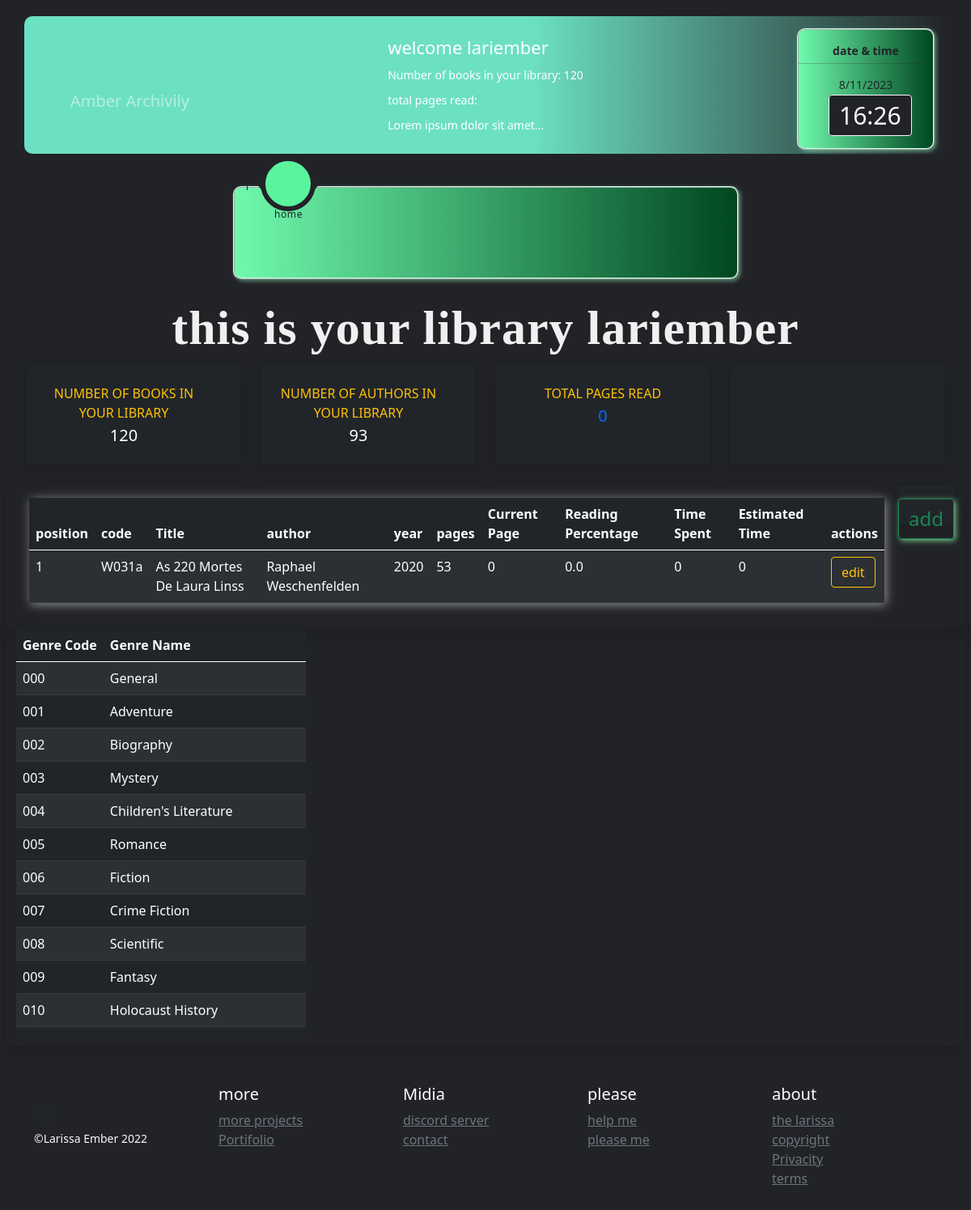
/about_your_library (signed in), run on an earlier commit of the app's database.
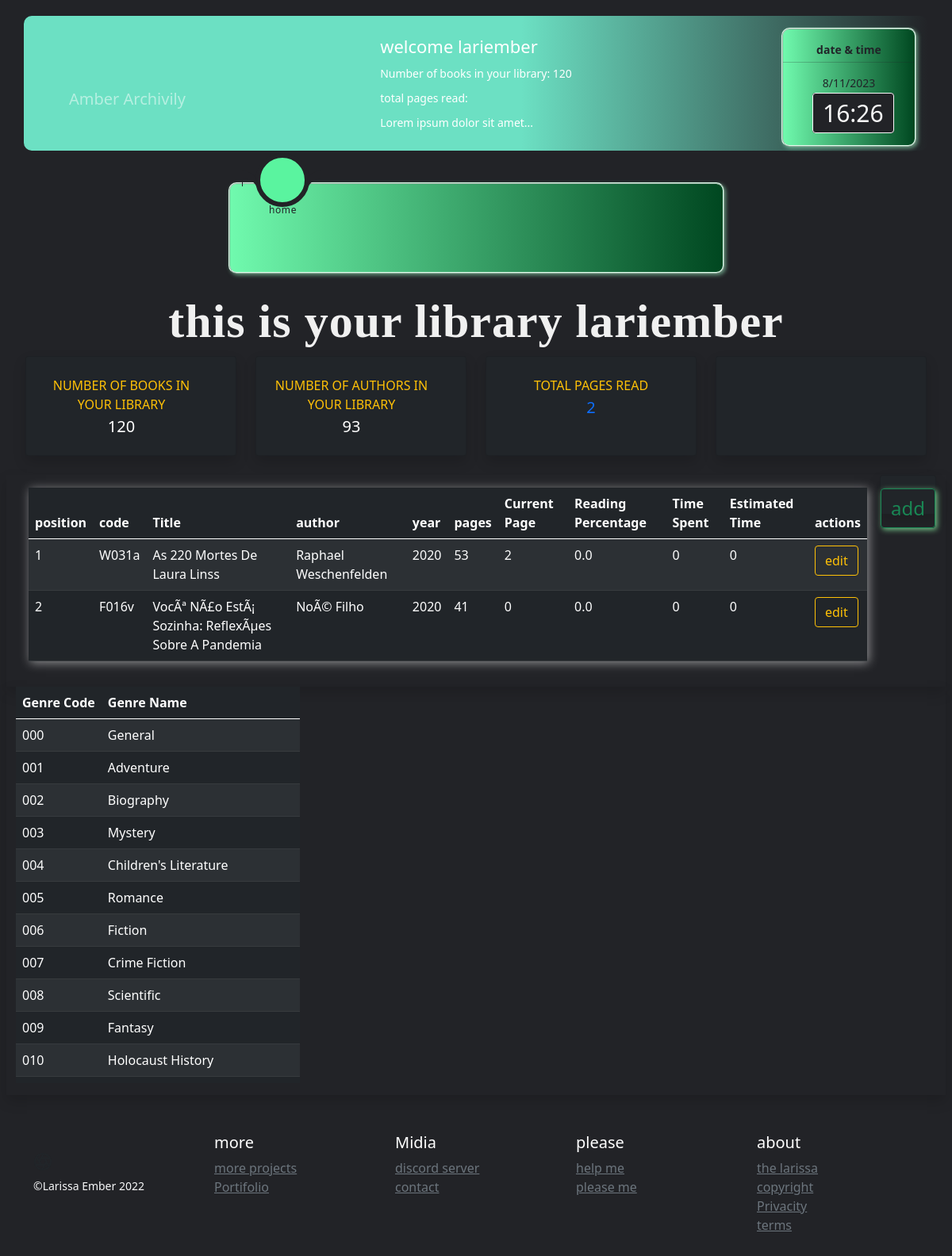
And on a later commit of the database.
### app/__init__.py (models this page shows, shortened)
class User(db.Model):
    __tablename__ = 'users'
    id = db.Column(db.Integer, primary_key=True)
    username = db.Column(db.String(), unique=True, nullable=False)
    password_hash = db.Column(db.String(), nullable=False)
    name = db.Column(db.String(), nullable=False)
    books = db.relationship('Book', backref='user', lazy=True)
    user_readings = db.relationship('UserReadings', backref='user', lazy=True)  # Adicione este atributo de relacionamento
    @property
    def is_authenticated(self):
        return True

class UserReadings(db.Model):
    __tablename__ = 'user_readings'
    id = db.Column(db.Integer, primary_key=True)
    user_id = db.Column(db.Integer, db.ForeignKey('users.id'), nullable=False)
    book_id = db.Column(db.Integer, db.ForeignKey('books.id'), nullable=False)
    current_page = db.Column(db.Integer)
    reading_percentage = db.Column(db.Float)
    time_spent = db.Column(db.Integer)
    estimated_time = db.Column(db.Integer)

class Book(db.Model):
    __tablename__ = 'books'
    id = db.Column(db.Integer, primary_key=True)
    code = db.Column(db.String(8), unique=True, nullable=False)
    title = db.Column(db.String(200), nullable=False)
    author = db.Column(db.String(100), nullable=False)
    publisher = db.Column(db.String(100), nullable=False)
    year = db.Column(db.Integer, nullable=False)
    pages = db.Column(db.Integer, nullable=False)
    status = db.Column(db.String(50), nullable=False)  # 'available', 'borrowed', or 'ex-libris'
    format = db.Column(db.String(50), nullable=False)  # 'physical', 'e-book', or 'pdf'
    read = db.Column(db.String(10), nullable=False)
    genre = db.Column(db.String(50), nullable=False)
    user_id = db.Column(db.Integer, db.ForeignKey('users.id'), nullable=False)
    user_readings = db.relationship('UserReadings', backref='book', lazy=True)  # Adicione este atributo de relacionamento

### app/controllers/defaut.py (the view)
@app.route('/about_your_library')
def about_your_library():
    user_readings = current_user.user_readings
    user = get_logged_in_user()
    if not user:
        return redirect('/login')
    total_pages_read = db.session.query(func.sum(Book.pages)).join(UserRead).filter(UserRead.user_id == current_user.id).scalar()
    total_pages_in_progress = db.session.query(func.sum(UserReadings.current_page)).filter(UserReadings.user_id == current_user.id).scalar()
    sum_pages = total_pages_in_progress
    return render_template('about_your_library.html', book_genres=book_genres, user_readings=user_readings, sum_pages=sum_pages)

### app/controllers/defaut.py (called while the page is built)
@lm.user_loader
def load_user(user_id):
    return User.query.get(int(user_id))

def get_logged_in_user():
    if current_user.is_authenticated:
        return current_user
    else:
        return None

### app/templates/about_your_library.html (shortened to what this page needs)
{% extends 'base.html' %}
{% block content %}
<div class="container-fluid">
    <div class="text-white text-center">
        <h1>this is your library {{ current_user.username }}</h1>
        <div class="row">
            <div class="col-xl-3 col-md-6 mb-4">
                <a href="/your_collection" style="text-decoration: none;" class="list">
                    <div class="card bg-dark border-left-warning shadow h-100 py-2 text-white">
                        <div class="card-body">
                            <div class="row no-gutters align-items-center">
                                <div class="col mr-2">
                                    <div class="text-xs font-weight-bold text-warning text-uppercase mb-1">
                                        number of books in your library</div>
                                    <div class="h5 mb-0 font-weight-bold ">{{ current_user.books|length }}</div>
                                </div>
                            </div>
                        </div>
                    </div>
                </a>
            </div>
            <div class="col-xl-3 col-md-6 mb-4">
                <a href="#" style="text-decoration: none;" class="authour">
                    <div class="card bg-dark border-left-warning shadow h-100 py-2 text-white">
                        <div class="card-body">
                            <div class="row no-gutters align-items-center">
                                <div class="col mr-2">
                                    <div class="text-xs font-weight-bold text-warning text-uppercase mb-1">
                                        Number of authors in your library
                                    </div>
                                    <div class="h5 mb-0 font-weight-bold">{{
                                        current_user.books|map(attribute='author')|unique|list|length }}</div>
                                </div>
                            </div>
                        </div>
                    </div>
                </a>
            </div>
            <div class="col-xl-3 col-md-6 mb-4">
                <a href="/your_collection" style="text-decoration: none;" class="active">
                    <div class="card bg-dark border-left-warning shadow h-100 py-2">
                        <div class="card-body">
                            <div class="row no-gutters align-items-center">
                                <div class="col mr-2">
                                    <div class="text-xs font-weight-bold text-warning text-uppercase mb-1">Total Pages
                                        Read</div>
                                    <div class="h5 mb-0 font-weight-bold text-gray-800">{{ sum_pages or 0 }}
                                    </div>
                                </div>
                            </div>
                        </div>
                    </div>
                </a>
            </div>
            <div class="col-xl-3 col-md-6 mb-4">
                <a href="/your_collection" style="text-decoration: none;" class="active">
                    <div class="card bg-dark border-left-warning shadow h-100 py-2">
                    </div>
                </a>
            </div>
        </div>
    </div>
</div>
<div class="row">
    <div class="col shadow d-flex justify-content-center">
        <div id="book-genres-table" style="width: auto;" class="card-body table-responsive">
            <table class="table table-striped table-hover table-dark">
                <thead>
                    <tr>
                        <th>position</th>
                        <th>code</th>
                        <th>Title</th>
                        <th>author</th>
                        <th>year</th>
                        <th>pages</th>
                        <th>Current Page</th>
                        <th>Reading Percentage</th>
                        <th>Time Spent</th>
                        <th>Estimated Time</th>
                        <th>actions</th>
                    </tr>
                </thead>
                <tbody>
                    {% for reading in user_readings %}
                    <tr>
                        <td>{{ loop.index }}</td>
                        <td>{{ reading.book.code }}</td>
                        <td>{{ reading.book.title }}</td>
                        <td>{{ reading.book.author }}</td>
                        <td>{{ reading.book.year }}</td>
                        <td>{{ reading.book.pages }}</td>
                        <td>{{ reading.current_page }}</td>
                        <td>{{ reading.reading_percentage }}</td>
                        <td>{{ reading.time_spent }}</td>
                        <td>{{ reading.estimated_time }}</td>
                        <td><a href="{{ url_for('edit_reading', reading_id=reading.id) }}"
                                class="btn btn-outline-warning">edit</a></td>
                    </tr>
                    {% endfor %}
                </tbody>
            </table>
        </div>
        <div class=" mb-4" style="max-width: 100px; max-height: 50px;">
            <div class="card bg-dark border-left-warning shadow h-100 py-3">
                <a href="/search" class="btn btn-outline-success"
                    style="font-size: 24px; box-shadow: 2px 2px 7px rgb(119, 200, 139);">add</a>
            </div>
        </div>
    </div>
    <div class="col shadow d-flex">
        <div id="book-genres-table" style="width: auto; max-height: 500px; margin-bottom: 15px;"
            class="table-responsive overflow-auto">
            <table class="table table-striped table-hover table-dark">
                <thead>
                    <tr>
                        <th>Genre Code</th>
                        <th>Genre Name</th>
                    </tr>
                </thead>
                <tbody>
                    {% for code, name in book_genres.items() %}
                    <tr>
                        <td>{{ code }}</td>
                        <td>{{ name }}</td>
                    </tr>
                    {% endfor %}
                </tbody>
            </table>
        </div>
    </div>
</div>
{% endblock %}

### app/templates/base.html (shortened to what this page needs)
<!DOCTYPE html>
<html lang="en">
<head>
  <link rel="stylesheet" href="../static/css/fonts.css" type="text/css">
  <link rel="stylesheet" href="https://cdn.jsdelivr.net/npm/bootstrap@5.0.1/dist/css/bootstrap.min.css">
  <link rel="stylesheet" href="{{ url_for('static', filename='css/style.css') }}">
</head>
<body>
  <div class="d-none d-md-block d-lg-block d-xl-block">
    <header>
      {% if current_user.is_authenticated %}
      <div id="hide" class="container bg-dark text-white">
        <a class="navbar-brand text-white-50" href="/home">Amber Archivily</a>
        <div class="navbar-text">
          {% if current_user.is_authenticated %}
          <h2>welcome {{ current_user.username }}</h2>
          <p>Number of books in your library: {{ current_user.books|length }}</p>
          <p>total pages read: </p>
          <p>Lorem ipsum dolor sit amet...</p>
          {% endif %}
          <div class="datetime">
            <p class="text-dark fw-bold">date & time</p>
            <hr class="bg-dark">
            <p class="text-dark"><span id="date"></span>
            </p>
            <div>
              <time></time>
            </div>
          </div>
        </div>
      </div> {% endif %}
      <div class="d-none d-md-block d-lg-block d-xl-block">
        <nav class="">
          <div class="navigation">
            <ul>
              <li class="list active">
                <a href="/home">
                  <span class="text">home</span>
                </a>
              </li>
              <li class="list">
              </li>
              <li class="list">
              </li>
              <li class="list">
              </li>
              <li class="list">
              </li>
              <li class="list">
              </li>
              <li class="list">
              </li>
              {% if current_user.is_authenticated %}
              <li class="list">
              </li>
              {% endif %}
              <div class="indicator"></div>
            </ul>
          </div>
        </nav>
      </div>
    </header>
  </div>
  <br>
  <main>
    {% block content %}
    {% endblock %}
  </main>
  <footer class="container py-5 d-none d-md-block d-lg-block d-xl-block">
    <div class="row">
      <div class="col-12 col-md">
        <br>
        <small class="d-block mb-3 text-light">&copy;Larissa Ember 2022</small>
      </div>
      <div class="col-6 col-md">
        <h5 class="text-white">more</h5>
        <ul class="list-unstyled text-small">
          <li><a class="link-secondary" href="#">more projects</a></li>
          <li><a class="link-secondary" href="#">Portifolio</a></li>
        </ul>
      </div>
      <div class="col-6 col-md">
        <h5 class="text-white">Midia</h5>
        <ul class="list-unstyled text-small">
          <li><a class="link-secondary" href="https://discord.gg/jWzjDQSE">discord server</a></li>
          <li><a class="link-secondary" href="/profile">contact</a></li>
        </ul>
      </div>
      <div class="col-6 col-md">
        <h5 class="text-white">please</h5>
        <ul class="list-unstyled text-small">
          <li><a class="link-secondary" href="/help">help me</a></li>
          <li><a class="link-secondary" href="#">please me</a></li>
        </ul>
      </div>
      <div class="col-6 col-md">
        <h5 class="text-white">about</h5>
        <ul class="list-unstyled text-small">
          <li><a class="link-secondary" href="/profile">the larissa</a></li>
          <li><a class="link-secondary" href="/copyright">copyright</a></li>
          <li><a class="link-secondary" href="/only_fans">Privacity</a></li>
          <li><a class="link-secondary" href="/terms">terms</a></li>
        </ul>
      </div>
    </div>
  </footer>
</body>
</html>

### app/static/css/style.css (style rules this page uses)
header { font-family: 'Poppins', sans-serif; }
body { padding: 20px; justify-content: center; align-items: center; min-width: 100vh; background: #222327; }
div.container { min-width: 100px; position: relative; display: flex; justify-content: center; align-items: center; min-width: auto; min-height: 170px; font-size: 15px; background: linear-gradient( to right, rgb(108, 224, 195) 55%, #222327 ); border-radius: 10px; }
div.container h2 { margin: 10px; font-size: 22px; }
div.container p { margin: 10px; font-size: 14px; }
div.container a { position: absolute; top: 50%; left: 5%; }
div.navbar-text { min-width: 200px; max-width: 1080px; display: block; justify-content: center; align-items: center; align-items: left; }
nav { margin-top: 40px; position: relative; display: flex; justify-content: center; align-items: center; }
.navigation { width: 625px; height: 115px; background: linear-gradient( to right, #70faae, #004720 ); border: 2px ridge #ddffec; box-shadow: 2px 2px 5px rgba(162, 255, 204, 0.5); position: relative; display: flex; justify-content: center; align-items: center; border-radius: 10px; }
.navigation ul { display: flex; width: 700px; }
.navigation ul li { position: relative; list-style: none; width: 70px; height: 70px; z-index: 1; }
.navigation ul li a { position: relative; display: flex; justify-content: center; align-items: center; flex-direction: column; width: 100%; text-align: center; font-weight: 500; }
.navigation ul li a .text { position: absolute; color: #222327; font-weight: 400; font-size: 0.75em; letter-spacing: 0.05em; transition: 0.5s; opacity: 0; transform: translateY(20px); }
.navigation ul li.active a .text { opacity: 1; transform: translateY(20px); }
.indicator { position: absolute; top: -35%; width: 68px; height: 68px; background: #5af49f; border-radius: 50%; border: 6px solid #222327; transition: 0.5s; }
.indicator::before { content: ''; position: absolute; top: 46%; left: -22px; width: 20px; height: 20px; background: transparent; border-top-right-radius: 20px; box-shadow: -1px -10px 0 0 #222327; }
.indicator::after { content: ''; position: absolute; top: 46%; right: -22px; width: 20px; height: 20px; background: transparent; border-top-left-radius: 20px; box-shadow: -1px -10px 0 0 #222327; }
.datetime { position: absolute; right: 15px; top: 15px; }
div.datetime { width: 170px; height: 150px; background: linear-gradient( to right, #70faae, #004720 ); display: block; justify-content: center; align-items: center; border-radius: 10px; border: 2px ridge #ddffec; box-shadow: 2px 2px 5px rgba(162, 255, 204, 0.5); }
div.datetime p { margin-top: 15px; align-items: center; justify-content: center; display: flex; margin-bottom: 5px; }
div.datetime hr { margin-top: 5px; margin-bottom: 5px; }
div.datetime div { margin-top: 5px; justify-content: center; align-items: center; }
time { margin: 37px; justify-content: center; align-items: center; width: 140px; border: 1px solid #f7f7f7; padding: 4px 12px; background-color: #222327; color: #f7f7f7; font-size: 2em; font-weight: 300; border-radius: 4px; }

### app/templates/base.html (style rules this page uses)
.text-white h1 { font-family: Calibri; font-weight: bold; letter-spacing: 1px; color: rgb(240, 240, 240); font-size: 60px; }
table { box-shadow: 2px 2px 12px rgba(255, 255, 255, 0.5); }

What changed in the data, as far as the page shows it:
changed UserReadings "As 220 Mortes De Laura Linss": current_page "0" → "2"
added UserReadings: book.code "F016v", book "VocÃª NÃ£o EstÃ¡ Sozinha: ReflexÃµes Sobre A Pandemia", book.author "NoÃ© Filho", book.year "2020", book.pages "41", current_page "0", reading_percentage "0.0", time_spent "0", estimated_time "0"
Also different on the page:
{{ sum_pages or 0 }}: "0" → "2"
